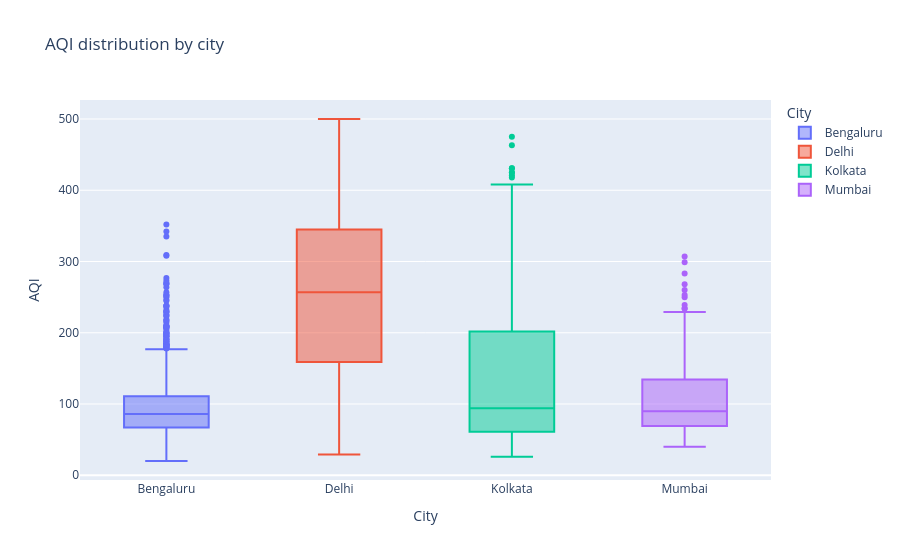

Notebook source saved alongside this figure:
### Markdown cell above
## 3. Exploratory data analysis

### Code cell
fig = px.box(aqi_clean, x="City", y="AQI", color="City",
             title="AQI distribution by city")
fig.show()

display(aqi_clean.groupby("City")["AQI"].describe().round(1))

### Figure 1 — Plotly figure (JSON) as saved in the notebook; plotly's stock layout.template omitted (floating-point values rounded to 4 significant figures; data arrays with more than 128 entries replaced by an {"elided": "..."} marker saying what was removed)
{"data": [{"alignmentgroup": "True", "hovertemplate": "City=%{x}<br>AQI=%{y}<extra></extra>", "legendgroup": "Bengaluru", "marker": {"color": "#636efa"}, "name": "Bengaluru", "notched": false, "offsetgroup": "Bengaluru", "orientation": "v", "showlegend": true, "type": "box", "x": {"elided": "1944 str values"}, "x0": " ", "xaxis": "x", "y": {"elided": "1944 float values"}, "y0": " ", "yaxis": "y"}, {"alignmentgroup": "True", "hovertemplate": "City=%{x}<br>AQI=%{y}<extra></extra>", "legendgroup": "Delhi", "marker": {"color": "#EF553B"}, "name": "Delhi", "notched": false, "offsetgroup": "Delhi", "orientation": "v", "showlegend": true, "type": "box", "x": {"elided": "2009 str values"}, "x0": " ", "xaxis": "x", "y": {"elided": "2009 float values"}, "y0": " ", "yaxis": "y"}, {"alignmentgroup": "True", "hovertemplate": "City=%{x}<br>AQI=%{y}<extra></extra>", "legendgroup": "Kolkata", "marker": {"color": "#00cc96"}, "name": "Kolkata", "notched": false, "offsetgroup": "Kolkata", "orientation": "v", "showlegend": true, "type": "box", "x": {"elided": "783 str values"}, "x0": " ", "xaxis": "x", "y": {"elided": "783 float values"}, "y0": " ", "yaxis": "y"}, {"alignmentgroup": "True", "hovertemplate": "City=%{x}<br>AQI=%{y}<extra></extra>", "legendgroup": "Mumbai", "marker": {"color": "#ab63fa"}, "name": "Mumbai", "notched": false, "offsetgroup": "Mumbai", "orientation": "v", "showlegend": true, "type": "box", "x": {"elided": "801 str values"}, "x0": " ", "xaxis": "x", "y": {"elided": "801 float values"}, "y0": " ", "yaxis": "y"}], "layout": {"boxmode": "overlay", "legend": {"title": {"text": "City"}, "tracegroupgap": 0}, "title": {"text": "AQI distribution by city"}, "xaxis": {"anchor": "y", "categoryarray": ["Bengaluru", "Delhi", "Kolkata", "Mumbai"], "categoryorder": "array", "domain": [0, 1], "title": {"text": "City"}}, "yaxis": {"anchor": "x", "domain": [0, 1], "title": {"text": "AQI"}}}}
